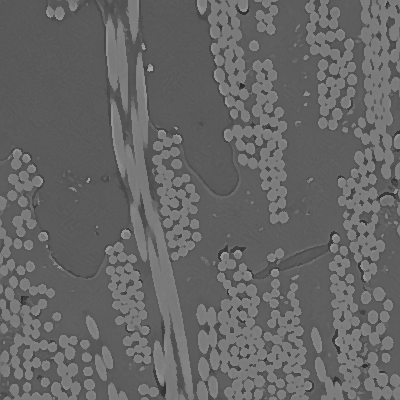
#> input picture lcc/images/gfrp.tiff, 400 x 400 px, given in place of gfrp.tif, which was not available
$ python classify_new_images.py
#> lines starting #> are read from the running program, lines starting #| are printed output that depends on the picture; pictures that were not available may be replaced by others from this repository, and a replacement may not be noted
#> further down, img is the input picture: shape (400, 400, 3); min 41, max 166, mean 102
### lcc/scriptsIA/features.py
#!/usr/bin/env python3
# -*- coding: utf-8 -*-
"""
Created on Mon Jul 13 10:43:51 2020

@author: vianna
"""
import numpy as np
import pandas as pd
import cv2
from skimage.filters import gaussian, median, roberts, sobel, scharr, prewitt
from skimage.filters.rank import entropy
from skimage.morphology import disk


def extract_feature(img):

    # Create Empty DataFrame
    # --------------------------------------------------------------
    df = pd.DataFrame()

    # Add original pixel value to the data as feature 1
    # --------------------------------------------------------------
    img_array = img.reshape(-1)         # Reshape picture into single collum
    df['Original Image']= img_array     # Include in dataframe

    # Add Entropy
    # --------------------------------------------------------------
    entropy_img=entropy(img,disk(5))
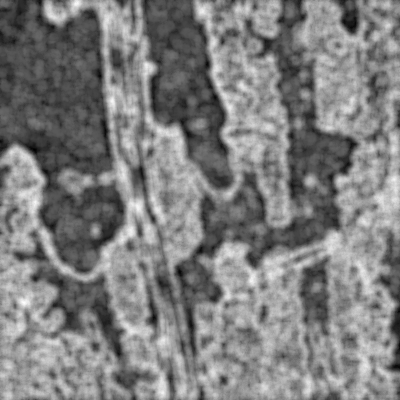
#> entropy_img: shape (400, 400) float64; min 0.826, max 5.06, mean 2.93; drawn with min black and max white
    entropy_imgarray=entropy_img.reshape(-1)
    df['Entropy']= entropy_imgarray

    # Add Gaussian (blur)
    # --------------------------------------------------------------
    img_gaussian = gaussian(img, sigma=3)
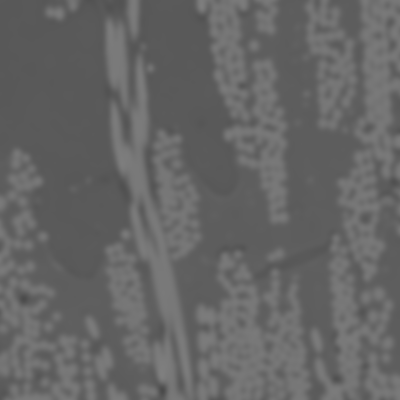
#> img_gaussian: shape (400, 400) float64; min 0.294, max 0.502, mean 0.4
    img_gaussian_array = img_gaussian.reshape(-1)
    df['Gaussian']= img_gaussian_array

    # Add Gaussian (blur)
    # --------------------------------------------------------------
    img_gaussian = gaussian(img, sigma=7)
    img_gaussian_array = img_gaussian.reshape(-1)
    df['Gaussian']= img_gaussian_array

    # Add Gaussian (blur)
    # --------------------------------------------------------------
    img_gaussian = gaussian(img, sigma=10)
    img_gaussian_array = img_gaussian.reshape(-1)
    df['Gaussian']= img_gaussian_array

    # Add Median (blur)
    # --------------------------------------------------------------
    img_median = median(img, np.ones((3,3)))
    img_median_array = img_median.reshape(-1)
    df['Median']= img_median_array

    # Add Roberts Edge
    # --------------------------------------------------------------
    img_roberts = roberts(img)
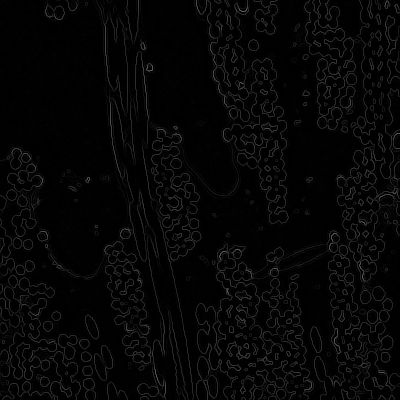
#> img_roberts: shape (400, 400) float64; min 0, max 0.38, mean 0.0246
    img_roberts_array = img_roberts.reshape(-1)
    df['Roberts']= img_roberts_array

    # Add Sobel Edge
    # --------------------------------------------------------------
    img_sobel = sobel(img)
    img_sobel_array = img_sobel.reshape(-1)
    df['Sobel']= img_sobel_array

    # Add Scharr Edge
    # --------------------------------------------------------------
    img_scharr = scharr(img)
    img_scharr_array = img_scharr.reshape(-1)
    df['Scharr']= img_scharr_array

    # Add Prewitt Edge
    # --------------------------------------------------------------
    img_prewitt = prewitt(img)
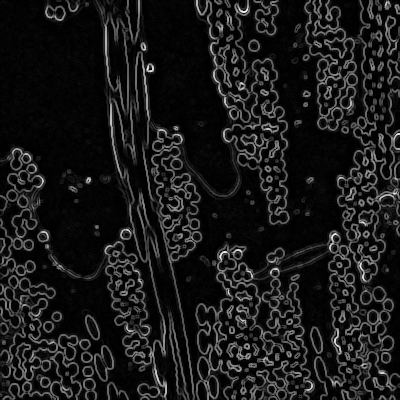
#> img_prewitt: shape (400, 400) float64; min 0, max 0.291, mean 0.0297; drawn with min black and max white
    img_prewitt_array = img_prewitt.reshape(-1)
    df['Prewitt']= img_prewitt_array

    # Add Canny Edge
    # --------------------------------------------------------------
    img_canny = cv2.Canny(img, 100, 200)
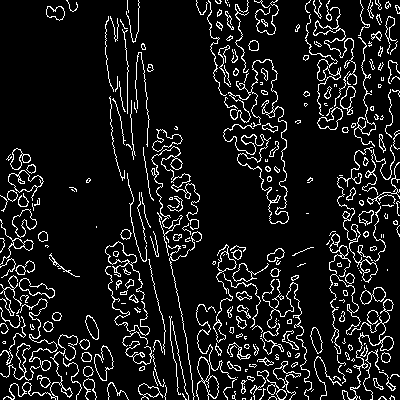
#> img_canny: shape (400, 400); 9.9% white in thin lines or dots
    img_canny_array = img_canny.reshape(-1)
    df['Canny Edge']= img_canny_array

    #import matplotlib.pyplot as plt
    #plt.imshow(entropy_img)

    return df

### lcc/scriptsIA/classify_new_images.py
# ------------------------------------------------------------------
#  Code to perform image segmentation using machine learning algorithms
#  Autor: Rafael Vianna
#  Date: 2020 July
# -----------------------------------------------------------------


import pickle
import cv2
import matplotlib.pyplot as plt
from features import extract_feature
import time

# Import original image
# ------------------------------------------------------------------
name = "gfrp"

# Import original image
# ------------------------------------------------------------------
img = cv2.imread(name + '.tif')
img = cv2.cvtColor(img, cv2.COLOR_BGR2GRAY)

# Feature Extraction
# ------------------------------------------------------------------
start = time.time()
X = extract_feature(img)
#> X = table of 160000 rows and 9 columns
print("Feature Extraction time = ", time.time()-start)

# Load Model
# ------------------------------------------------------------------
filename = name + '_RF_classifier'
#> (the run stopped early here; a loop or call above may not have finished)
